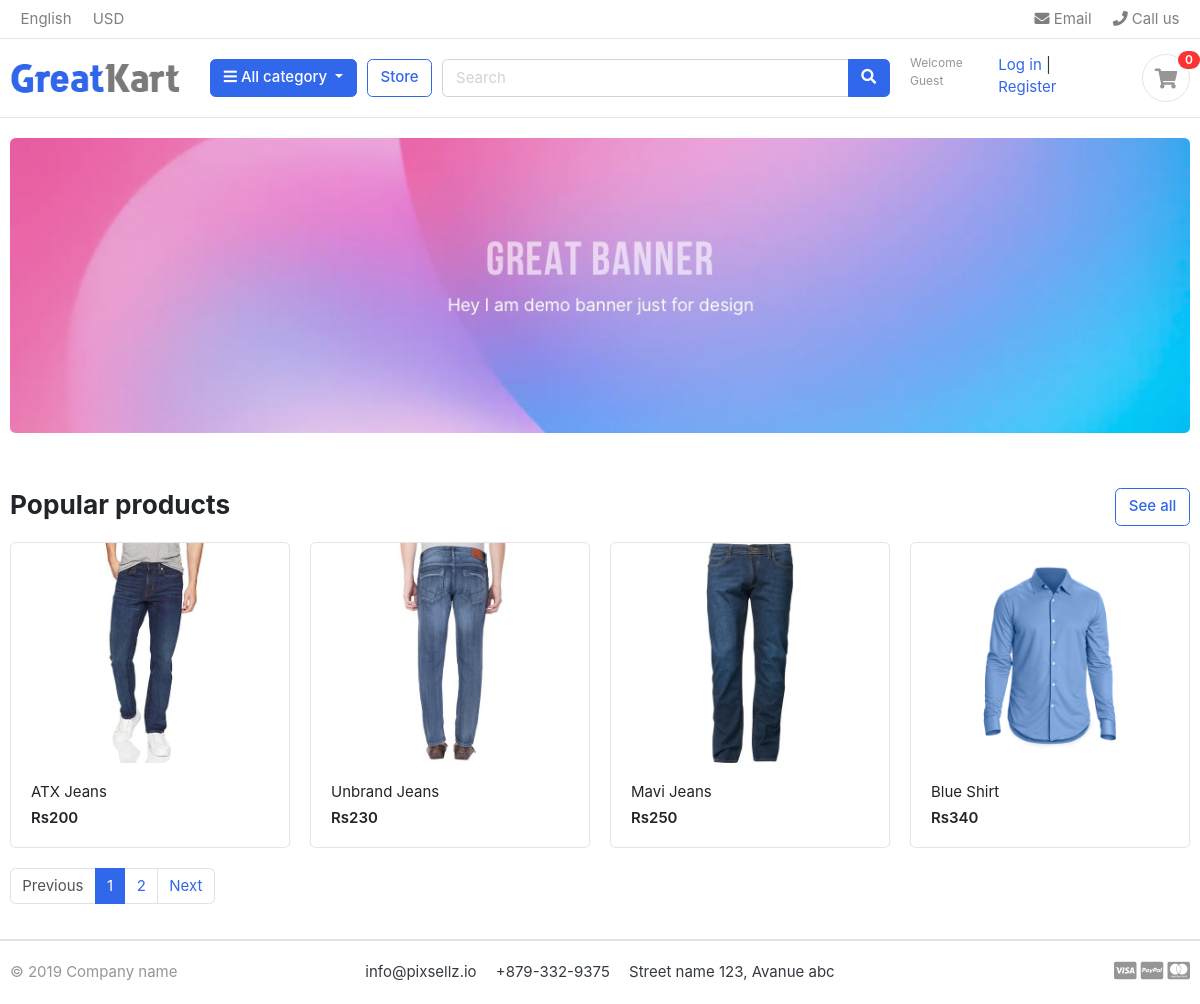
The page / on the database its author committed.
### Store/models.py (models this page shows, shortened)
class Product(models.Model):
    product_name=models.CharField(max_length=200,unique=True)
    slug        =models.SlugField(max_length=200,unique=True)
    description =models.TextField(max_length=256)
    quantity    =models.IntegerField()
    category    =models.ForeignKey(Category,on_delete=models.CASCADE)
    images       =models.ImageField(upload_to='photos/product')
    price       =models.IntegerField()
    stock       =models.IntegerField()
    is_available=models.BooleanField(default=True)
    created_date=models.DateTimeField(auto_now=True)
    modified_date=models.DateTimeField(auto_now_add=True)
    def get_url(self):
        return reverse('product_details', args=[self.category.slug,self.slug])

### GreatKart/views.py (the view)
# urls.py: path('',views.Index)
def Index(request):
    products=Product.objects.all().filter(is_available=True)
    paginator = Paginator(products, 4)
    page = request.GET.get('page')
    paged_product = paginator.get_page(page)
    return render(request,'Index.html',{'Products':paged_product })

### Category/context_processor.py (called while the page is built)
def menu_link(request):
    links=Category.objects.all
    return dict(link=links)

### Category/models.py (called while the page is built)
    def get_url(self):
        return reverse('category_product',args=[self.slug])

### GreatKart/templates/Index.html
{% extends 'base.html' %}
{% load static %}
{% block content %}
<section class="section-intro padding-y-sm">
<div class="container">
<div class="intro-banner-wrap">
	<img src="{% static 'images/banners/1.jpg' %}" class="img-fluid rounded">
</div>
</div>
</section>
<section class="section-name padding-y-sm">
<div class="container">
<header class="section-heading">
	<a href="./store.html" class="btn btn-outline-primary float-right">See all</a>
	<h3 class="section-title">Popular products</h3>
</header>
<div class="row">
	{% for i in Products %}
	<div class="col-md-3">
		<div class="card card-product-grid">
			<a href="{{i.get_url}}" class="img-wrap"> <img src="{{i.images.url}}"> </a>
			<figcaption class="info-wrap">
				<a href="{{i.get_url}}" class="title">{{i.product_name}}</a>
				<div class="price mt-1">Rs{{i.price}}</div>
			</figcaption>
		</div>
	</div>
	{% endfor %}
</div>
<nav class="mt-6" aria-label="Page navigation sample">
  <ul class="pagination">
	  {% if Products.has_previous %}
    		<li class="page-item "><a class="page-link" href="?page={{Products.previous_page_number }}">Previous</a></li>
	  {% else %}
	  	    <li class="page-item disabled"><a class="page-link" href="">Previous</a></li>
	  {% endif %}
	  {% for i in Products.paginator.page_range %}
	  		{% if Products.number == i %}
	      		<li class="page-item active"><a class="page-link" href="?page={{i}}">{{i}}</a></li>
	  		{% else %}
	  			<li class="page-item"><a class="page-link" href="?page={{i}}">{{i}}</a></li>
	  		{% endif %}
	  {% endfor %}
	  {% if Products.has_next %}
    		<li class="page-item"><a class="page-link" href="?page={{Products.next_page_number }}">Next</a></li>
	  {% else %}
	  		<li class="page-item disabled"><a class="page-link" href="#">Next</a></li>
	  {% endif %}
  </ul>
</nav>
</div>
</section>
</body>
</html>
{% endblock %}

### GreatKart/static/css/ui.css (style rules this page uses)
html { font-family: "Inter", sans-serif; font-size: 15px; }
.img-wrap { text-align: center; display: block; }
.img-wrap img { max-width: 100%; }
.padding-y-sm { padding-top: 20px; padding-bottom: 20px; }
.section-heading { margin-bottom: 20px; margin-top: 15px; }
.section-title { color: #212529; }
[class*=card-product] a.title { color: #212529; display: block; }
[class*=card-product] .img-wrap { overflow: hidden; position: relative; }
[class*=card-product] .img-wrap img { height: 100%; max-width: 100%; width: auto; display: inline-block; -o-object-fit: cover; object-fit: cover; }
.card-product-grid { margin-bottom: 20px; }
.card-product-grid .img-wrap { border-radius: 0.2rem 0.2rem 0 0; height: 220px; }
.card-product-grid .info-wrap { overflow: hidden; padding: 18px 20px; }
.card .img-wrap { overflow: hidden; }
.price { font-weight: 600; color: #212529; }

### rows shown on the page
Product: images (picture), product_name "ATX Jeans", price "200"
Product: images (picture), product_name "Unbrand Jeans", price "230"
Product: images (picture), product_name "Mavi Jeans", price "250"
Product: images (picture), product_name "Blue Shirt", price "340"

### other values the page prints
{{ i }} "1"
{{ i }} "2"
